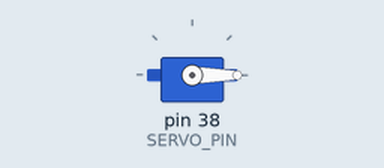
Bench run of a sketch on a simulated Arduino Mega 2560, built with avr-gcc and run on an emulated ATmega2560. Shown: servo.

Above: at 0.05 s.
At 3.5 s:
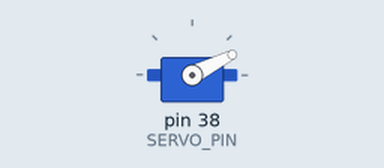
At 6.95 s:
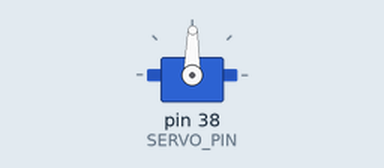
At 13.9 s:
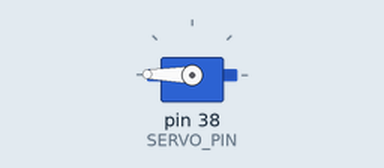
Timing chart, 0 to 18.1 s (numbered marks = the images above):
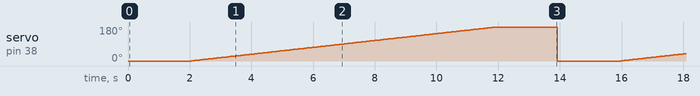

Measured:
- by itself, servo on pin 38 (SERVO_PIN): ramps from 0° to 179° and jumps back, once every 13.9 s

The sketch:

ServoMotor.ino
```cpp
#include <Servo.h>

#define SECONDS 10
#define TOTAL_DEGREES 180
#define ROTATE_DEGREES 1

#define SERVO_PIN 38
Servo servoMotor;

void setup() {
  // put your setup code here, to run once:

  servoMotor.attach(SERVO_PIN);

}

void loop() {
  // put your main code here, to run repeatedly:

  servoMotor.write(0);

  delay(2000);

  for (float angle = 0; angle < TOTAL_DEGREES; angle += ROTATE_DEGREES) {

    servoMotor.write(angle);
    delay((1000 * SECONDS) / TOTAL_DEGREES);

  }

  delay(2000);
}
```
